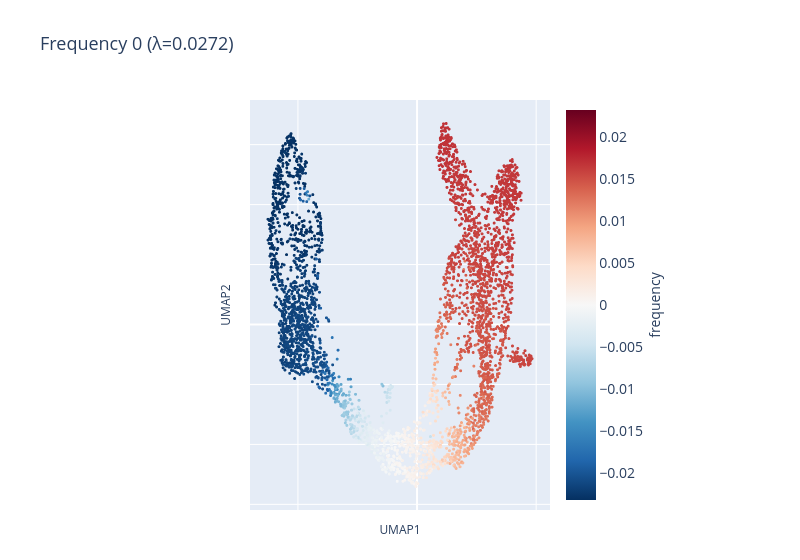
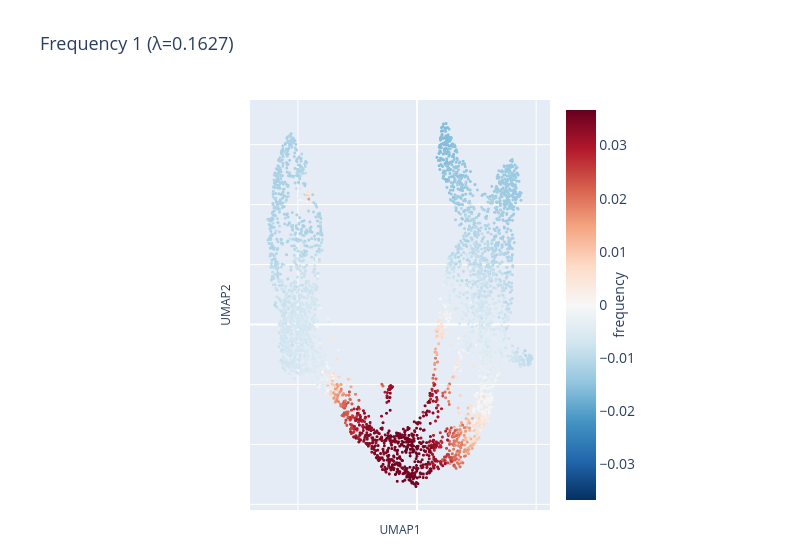
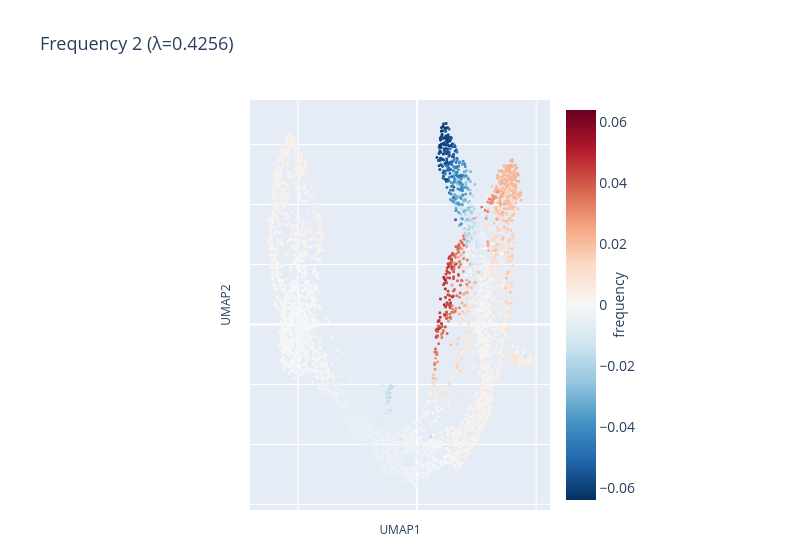
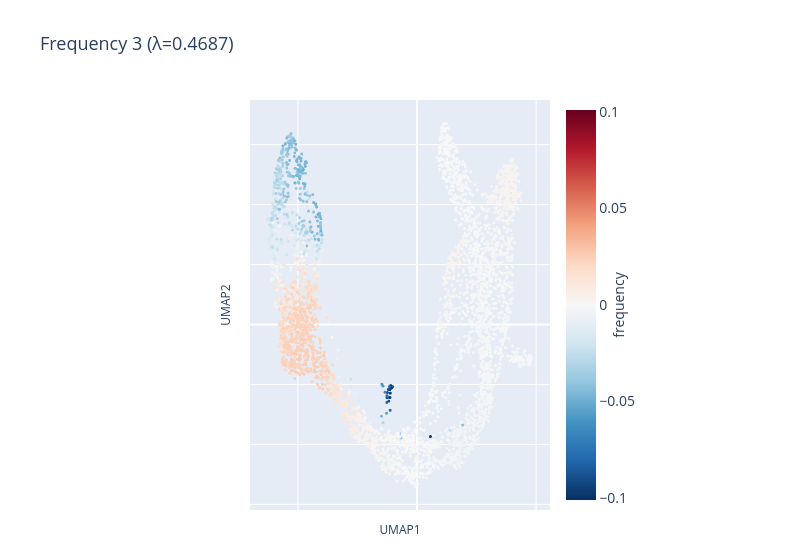

Write notebook code for charts like these, in order.
### Code cell
for i in range(4):
    fig = px.scatter(
        x=adata.obsm["X_umap"][:, 0],
        y=adata.obsm["X_umap"][:, 1],
        color=adata.obsm["X_freq"][:, i],
        color_continuous_scale=cmap,
        color_continuous_midpoint=0,
        title=f"Frequency {i} (λ={adata.uns['freq_vals'][i]:.4f})",
        labels={"x": "UMAP1", "y": "UMAP2"},
        hover_data=[adata.obs["clusters"]],
        width=fig_width,
    )
    fig.update_traces(marker=dict(size=3))

    # Apply custom font sizes from earlier variables
    fig.update_layout(
        title_font=dict(size=title_fontsize),
        font=dict(size=legend_fontsize),  # base font (ticks/legend unless overridden)
        legend=dict(font=dict(size=legend_fontsize)),
        margin=dict(l=250, r=250, t=100, b=50),
        coloraxis_colorbar=dict(
            title="frequency", 
            title_font=dict(size=legend_fontsize),
            title_side="right"  # Position title on the right side of the colorbar
        )
    )
    # Axis title font tuning and remove ticks (UMAP coordinates are not meaningful)
    axis_title_size = max(legend_fontsize - 2, int(0.85 * legend_fontsize))
    fig.update_xaxes(title_font=dict(size=axis_title_size), showticklabels=False, ticks="")
    fig.update_yaxes(title_font=dict(size=axis_title_size), showticklabels=False, ticks="")

    fig.show()

    # Save combined figure
    # fig.write_html(f"figures/frequency/frequency_{i}_umap.html")
    fig.write_image(f"figures/frequency/frequency_{i}_umap.png", width=fig_width, height=400, scale=2)

### Figure 1 — Plotly figure (JSON) as saved in the notebook; plotly's stock layout.template omitted (floating-point values rounded to 4 significant figures; data arrays with more than 128 entries replaced by an {"elided": "..."} marker saying what was removed)
{"data": [{"customdata": {"elided": "3696x1 str values"}, "hovertemplate": "UMAP1=%{x}<br>UMAP2=%{y}<br>hover_data_0=%{customdata[0]}<br>color=%{marker.color}<extra></extra>", "legendgroup": "", "marker": {"color": {"elided": "3696 float values"}, "coloraxis": "coloraxis", "size": 3, "symbol": "circle"}, "mode": "markers", "name": "", "showlegend": false, "type": "scattergl", "x": {"elided": "3696 float values"}, "xaxis": "x", "y": {"elided": "3696 float values"}, "yaxis": "y"}], "layout": {"coloraxis": {"cmid": 0, "colorbar": {"title": {"font": {"size": 14}, "side": "right", "text": "frequency"}}, "colorscale": [[0, "rgb(5,48,97)"], [0.1, "rgb(33,102,172)"], [0.2, "rgb(67,147,195)"], [0.3, "rgb(146,197,222)"], [0.4, "rgb(209,229,240)"], [0.5, "rgb(247,247,247)"], [0.6, "rgb(253,219,199)"], [0.7, "rgb(244,165,130)"], [0.8, "rgb(214,96,77)"], [0.9, "rgb(178,24,43)"], [1, "rgb(103,0,31)"]]}, "font": {"size": 14}, "legend": {"font": {"size": 14}, "tracegroupgap": 0}, "margin": {"b": 50, "l": 250, "r": 250, "t": 100}, "title": {"font": {"size": 18}, "text": "Frequency 0 (λ=0.0272)"}, "width": 800, "xaxis": {"anchor": "y", "domain": [0, 1], "showticklabels": false, "ticks": "", "title": {"font": {"size": 12}, "text": "UMAP1"}}, "yaxis": {"anchor": "x", "domain": [0, 1], "showticklabels": false, "ticks": "", "title": {"font": {"size": 12}, "text": "UMAP2"}}}}

### Figure 2 — Plotly figure (JSON) as saved in the notebook; plotly's stock layout.template omitted (floating-point values rounded to 4 significant figures; data arrays with more than 128 entries replaced by an {"elided": "..."} marker saying what was removed)
{"data": [{"customdata": {"elided": "3696x1 str values"}, "hovertemplate": "UMAP1=%{x}<br>UMAP2=%{y}<br>hover_data_0=%{customdata[0]}<br>color=%{marker.color}<extra></extra>", "legendgroup": "", "marker": {"color": {"elided": "3696 float values"}, "coloraxis": "coloraxis", "size": 3, "symbol": "circle"}, "mode": "markers", "name": "", "showlegend": false, "type": "scattergl", "x": {"elided": "3696 float values"}, "xaxis": "x", "y": {"elided": "3696 float values"}, "yaxis": "y"}], "layout": {"coloraxis": {"cmid": 0, "colorbar": {"title": {"font": {"size": 14}, "side": "right", "text": "frequency"}}, "colorscale": [[0, "rgb(5,48,97)"], [0.1, "rgb(33,102,172)"], [0.2, "rgb(67,147,195)"], [0.3, "rgb(146,197,222)"], [0.4, "rgb(209,229,240)"], [0.5, "rgb(247,247,247)"], [0.6, "rgb(253,219,199)"], [0.7, "rgb(244,165,130)"], [0.8, "rgb(214,96,77)"], [0.9, "rgb(178,24,43)"], [1, "rgb(103,0,31)"]]}, "font": {"size": 14}, "legend": {"font": {"size": 14}, "tracegroupgap": 0}, "margin": {"b": 50, "l": 250, "r": 250, "t": 100}, "title": {"font": {"size": 18}, "text": "Frequency 1 (λ=0.1627)"}, "width": 800, "xaxis": {"anchor": "y", "domain": [0, 1], "showticklabels": false, "ticks": "", "title": {"font": {"size": 12}, "text": "UMAP1"}}, "yaxis": {"anchor": "x", "domain": [0, 1], "showticklabels": false, "ticks": "", "title": {"font": {"size": 12}, "text": "UMAP2"}}}}

### Figure 3 — Plotly figure (JSON) as saved in the notebook; plotly's stock layout.template omitted (floating-point values rounded to 4 significant figures; data arrays with more than 128 entries replaced by an {"elided": "..."} marker saying what was removed)
{"data": [{"customdata": {"elided": "3696x1 str values"}, "hovertemplate": "UMAP1=%{x}<br>UMAP2=%{y}<br>hover_data_0=%{customdata[0]}<br>color=%{marker.color}<extra></extra>", "legendgroup": "", "marker": {"color": {"elided": "3696 float values"}, "coloraxis": "coloraxis", "size": 3, "symbol": "circle"}, "mode": "markers", "name": "", "showlegend": false, "type": "scattergl", "x": {"elided": "3696 float values"}, "xaxis": "x", "y": {"elided": "3696 float values"}, "yaxis": "y"}], "layout": {"coloraxis": {"cmid": 0, "colorbar": {"title": {"font": {"size": 14}, "side": "right", "text": "frequency"}}, "colorscale": [[0, "rgb(5,48,97)"], [0.1, "rgb(33,102,172)"], [0.2, "rgb(67,147,195)"], [0.3, "rgb(146,197,222)"], [0.4, "rgb(209,229,240)"], [0.5, "rgb(247,247,247)"], [0.6, "rgb(253,219,199)"], [0.7, "rgb(244,165,130)"], [0.8, "rgb(214,96,77)"], [0.9, "rgb(178,24,43)"], [1, "rgb(103,0,31)"]]}, "font": {"size": 14}, "legend": {"font": {"size": 14}, "tracegroupgap": 0}, "margin": {"b": 50, "l": 250, "r": 250, "t": 100}, "title": {"font": {"size": 18}, "text": "Frequency 2 (λ=0.4256)"}, "width": 800, "xaxis": {"anchor": "y", "domain": [0, 1], "showticklabels": false, "ticks": "", "title": {"font": {"size": 12}, "text": "UMAP1"}}, "yaxis": {"anchor": "x", "domain": [0, 1], "showticklabels": false, "ticks": "", "title": {"font": {"size": 12}, "text": "UMAP2"}}}}

### Figure 4 — Plotly figure (JSON) as saved in the notebook; plotly's stock layout.template omitted (floating-point values rounded to 4 significant figures; data arrays with more than 128 entries replaced by an {"elided": "..."} marker saying what was removed)
{"data": [{"customdata": {"elided": "3696x1 str values"}, "hovertemplate": "UMAP1=%{x}<br>UMAP2=%{y}<br>hover_data_0=%{customdata[0]}<br>color=%{marker.color}<extra></extra>", "legendgroup": "", "marker": {"color": {"elided": "3696 float values"}, "coloraxis": "coloraxis", "size": 3, "symbol": "circle"}, "mode": "markers", "name": "", "showlegend": false, "type": "scattergl", "x": {"elided": "3696 float values"}, "xaxis": "x", "y": {"elided": "3696 float values"}, "yaxis": "y"}], "layout": {"coloraxis": {"cmid": 0, "colorbar": {"title": {"font": {"size": 14}, "side": "right", "text": "frequency"}}, "colorscale": [[0, "rgb(5,48,97)"], [0.1, "rgb(33,102,172)"], [0.2, "rgb(67,147,195)"], [0.3, "rgb(146,197,222)"], [0.4, "rgb(209,229,240)"], [0.5, "rgb(247,247,247)"], [0.6, "rgb(253,219,199)"], [0.7, "rgb(244,165,130)"], [0.8, "rgb(214,96,77)"], [0.9, "rgb(178,24,43)"], [1, "rgb(103,0,31)"]]}, "font": {"size": 14}, "legend": {"font": {"size": 14}, "tracegroupgap": 0}, "margin": {"b": 50, "l": 250, "r": 250, "t": 100}, "title": {"font": {"size": 18}, "text": "Frequency 3 (λ=0.4687)"}, "width": 800, "xaxis": {"anchor": "y", "domain": [0, 1], "showticklabels": false, "ticks": "", "title": {"font": {"size": 12}, "text": "UMAP1"}}, "yaxis": {"anchor": "x", "domain": [0, 1], "showticklabels": false, "ticks": "", "title": {"font": {"size": 12}, "text": "UMAP2"}}}}
